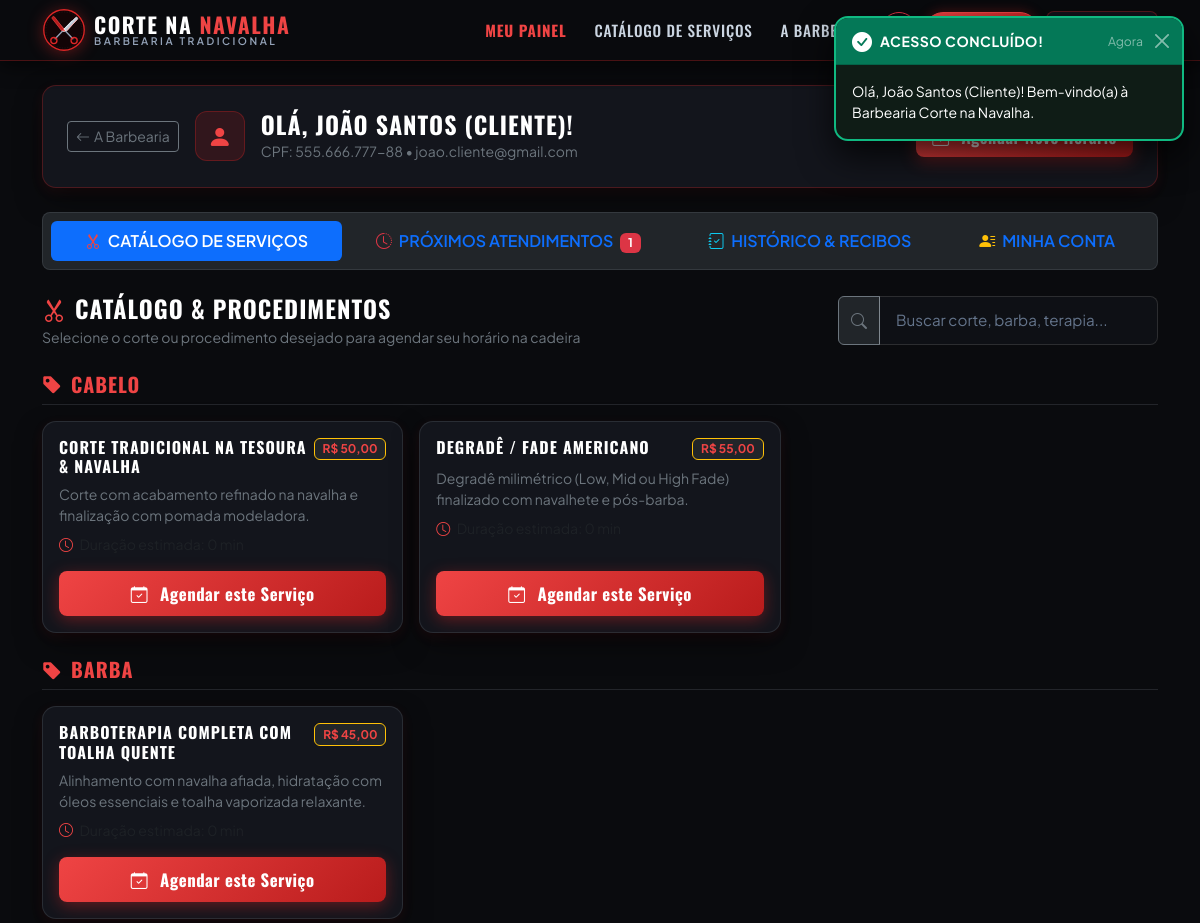
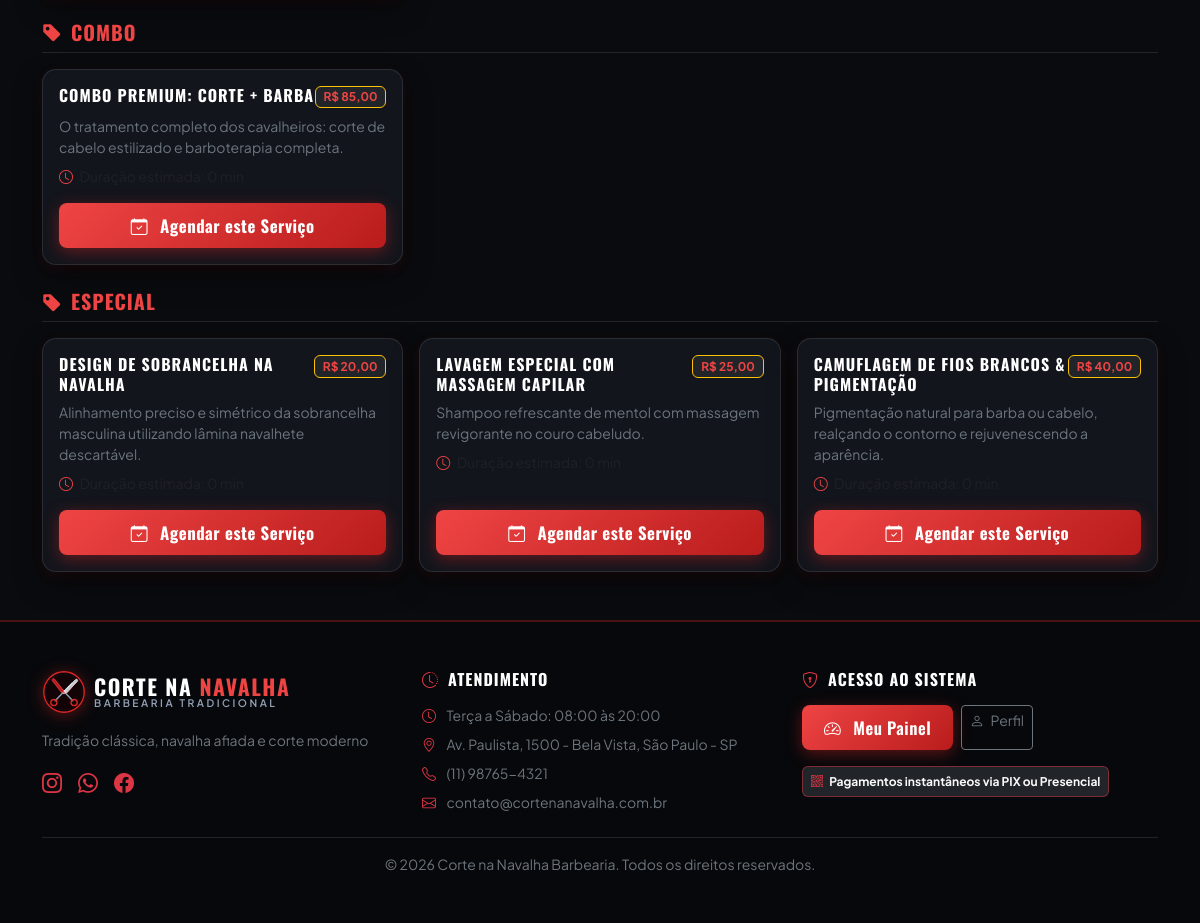
Page /cliente/dashboard.php (signed in) on the committed database (2 pictures, top to bottom).
### tables this page shows
CREATE TABLE IF NOT EXISTS `servicos` (
    `id` INT AUTO_INCREMENT PRIMARY KEY,
    `nome` VARCHAR(100) NOT NULL,
    `descricao` TEXT,
    `preco` DECIMAL(10,2) NOT NULL,
    `tempo_minutos` INT NOT NULL DEFAULT 30,
    `icone` VARCHAR(50) DEFAULT 'bi-scissors',
    `imagem` VARCHAR(255) DEFAULT 'assets/img/servico-corte.jpg',
    `categoria` ENUM('cabelo', 'barba', 'combo', 'especial') NOT NULL DEFAULT 'cabelo',
    `destaque` TINYINT(1) DEFAULT 0,
    `ativo` TINYINT(1) DEFAULT 1,
    `criado_em` TIMESTAMP DEFAULT CURRENT_TIMESTAMP
);

CREATE TABLE IF NOT EXISTS `configuracao_empresa` (
    `id` INT AUTO_INCREMENT PRIMARY KEY,
    `nome_barbearia` VARCHAR(150) NOT NULL DEFAULT 'Corte na Navalha Barbearia',
    `slogan` VARCHAR(255) DEFAULT 'Tradição, estilo e precisão em cada detalhe',
    `cnpj` VARCHAR(20) DEFAULT '12.345.678/0001-90',
    `telefone` VARCHAR(20) DEFAULT '(11) 98765-4321',
    `email` VARCHAR(100) DEFAULT 'contato@cortenanavalha.com.br',
    `endereco` VARCHAR(255) DEFAULT 'Rua dos Barbeiros, 777 - Centro, São Paulo - SP',
    `horario_abertura` TIME DEFAULT '08:00:00',
    `horario_fechamento` TIME DEFAULT '20:00:00',
    `chave_pix_principal` VARCHAR(100) DEFAULT 'pix@cortenanavalha.com.br',
    `tipo_chave_pix` VARCHAR(30) DEFAULT 'E-mail',
    `atualizado_em` TIMESTAMP DEFAULT CURRENT_TIMESTAMP ON UPDATE CURRENT_TIMESTAMP
);

### cliente/dashboard.php (the view, shortened to what the rows shown need)
<?php
require_once __DIR__ . '/../config/db.php';
$pdo = getDBConnection();
$empresa = getEmpresaConfig();
$stmtServ = $pdo->query("SELECT * FROM servicos WHERE ativo = 1 ORDER BY categoria ASC, preco ASC");
$servicosCatalogo = $stmtServ->fetchAll();
$servicosPorCategoria = [];
foreach ($servicosCatalogo as $srv) {
    $cat = $srv['categoria'] ?? 'Geral';
    $servicosPorCategoria[$cat][] = $srv;
}
require_once __DIR__ . '/../includes/header.php';
?>
<div class="container py-4">
    <div class="tab-content" id="painelClienteTabsContent">
        <div class="tab-pane fade show active" id="tab-catalogo" role="tabpanel" aria-labelledby="tab-catalogo-btn">
            <?php if (empty($servicosCatalogo)): ?>
                <div class="barber-card p-5 text-center">
                    <i class="bi bi-scissors text-muted fs-1 mb-2 d-block"></i>
                    <h5 class="text-white">Nenhum serviço disponível no momento.</h5>
                </div>
            <?php else: ?>
                <?php foreach ($servicosPorCategoria as $categoria => $itens): ?>
                    <div class="mb-4 categoria-bloco">
                        <h5 class="text-gold fw-bold text-uppercase border-bottom border-secondary border-opacity-25 pb-2 mb-3">
                            <i class="bi bi-tag-fill me-2"></i><?= htmlspecialchars($categoria) ?>
                        </h5>
                        <div class="row g-3">
                            <?php foreach ($itens as $s): ?>
                                <div class="col-md-6 col-lg-4 item-servico-card">
                                    <div class="barber-card p-3 h-100 d-flex flex-column justify-content-between border border-secondary border-opacity-25 hover-shadow">
                                        <div>
                                            <div class="d-flex justify-content-between align-items-start mb-2">
                                                <h6 class="text-white fw-bold mb-0 servico-nome"><?= htmlspecialchars($s['nome']) ?></h6>
                                                <span class="badge bg-dark border border-warning text-gold fw-bold">
                                                    R$ <?= number_format($s['preco'], 2, ',', '.') ?>
                                                </span>
                                            </div>
                                            <p class="text-secondary small mb-2 servico-desc" style="min-height: 38px;">
                                                <?= htmlspecialchars($s['descricao'] ?? 'Procedimento padrão com navalha e acabamento de alta precisão.') ?>
                                            </p>
                                            <small class="text-muted d-block mb-3">
                                                <i class="bi bi-clock me-1 text-gold"></i> Duração estimada: <?= (int)$s['duracao_minutos'] ?> min
                                            </small>
                                        </div>
                                        <a href="<?= BASE_URL ?>/cliente/agendar.php?servico_id=<?= $s['id'] ?>" class="btn btn-gold btn-sm w-100 fw-bold">
                                            <i class="bi bi-calendar-check me-1"></i> Agendar este Serviço
                                        </a>
                                    </div>
                                </div>
                            <?php endforeach; ?>
                        </div>
                    </div>
                <?php endforeach; ?>
            <?php endif; ?>
        </div>
    </div>
</div>
<?php require_once __DIR__ . '/../includes/footer.php'; ?>

### includes/footer.php (shortened to what the rows shown need)
</main>
<footer class="mt-auto py-5" style="background: #07080b; border-top: 2px solid rgba(220, 38, 38, 0.3);">
    <div class="container">
        <div class="row g-4 mb-4">
            <div class="col-lg-4 col-md-6">
                <div class="mb-3">
                    <?php
                        require __DIR__ . '/logo.php';
                    ?>
                </div>
                <p class="text-secondary small">
                    <?= htmlspecialchars($empresa['slogan'] ?? 'Tradição clássica, navalha afiada e corte moderno.') ?>
                </p>
                <div class="d-flex gap-3 mt-3">
                    <a href="#" class="text-danger fs-5" aria-label="Instagram"><i class="bi bi-instagram"></i></a>
                    <a href="#" class="text-danger fs-5" aria-label="WhatsApp"><i class="bi bi-whatsapp"></i></a>
                    <a href="#" class="text-danger fs-5" aria-label="Facebook"><i class="bi bi-facebook"></i></a>
                </div>
            </div>
            <div class="col-lg-4 col-md-6">
                <ul class="list-unstyled text-secondary small mb-0">
                    <li class="mb-2"><i class="bi bi-clock me-2 text-danger"></i> Terça a Sábado: 08:00 às 20:00</li>
                    <li class="mb-2"><i class="bi bi-geo-alt me-2 text-danger"></i> <?= htmlspecialchars($empresa['endereco'] ?? 'São Paulo - SP') ?></li>
                    <li class="mb-2"><i class="bi bi-telephone me-2 text-danger"></i> <?= htmlspecialchars($empresa['telefone'] ?? '(11) 98765-4321') ?></li>
                    <li><i class="bi bi-envelope me-2 text-danger"></i> <?= htmlspecialchars($empresa['email'] ?? 'contato@cortenanavalha.com.br') ?></li>
                </ul>
            </div>
        </div>
    </div>
</footer>
</body>
</html>

### rows in the picture
servicos: nome "CORTE TRADICIONAL NA TESOURA & NAVALHA", preco "50,00", descricao "Corte com acabamento refinado na navalha e finalização com pomada modeladora."
servicos: nome "DEGRADÊ / FADE AMERICANO", preco "55,00", descricao "Degradê milimétrico (Low, Mid ou High Fade) finalizado com navalhete e pós-barba."
servicos: nome "BARBOTERAPIA COMPLETA COM TOALHA QUENTE", preco "45,00", descricao "Alinhamento com navalha afiada, hidratação com óleos essenciais e toalha vaporizada relaxante."
servicos: nome "COMBO PREMIUM: CORTE + BARBA", preco "85,00", descricao "O tratamento completo dos cavalheiros: corte de cabelo estilizado e barboterapia completa."
servicos: nome "DESIGN DE SOBRANCELHA NA NAVALHA", preco "20,00", descricao "Alinhamento preciso e simétrico da sobrancelha masculina utilizando lâmina navalhete descartável."
servicos: nome "LAVAGEM ESPECIAL COM MASSAGEM CAPILAR", preco "25,00", descricao "Shampoo refrescante de mentol com massagem revigorante no couro cabeludo."
servicos: nome "CAMUFLAGEM DE FIOS BRANCOS & PIGMENTAÇÃO", preco "40,00", descricao "Pigmentação natural para barba ou cabelo, realçando o contorno e rejuvenescendo a aparência."
configuracao_empresa: slogan "Tradição clássica, navalha afiada e corte moderno", endereco "Av. Paulista, 1500 - Bela Vista, São Paulo - SP", telefone "(11) 98765-4321", email "contato@cortenanavalha.com.br"

### other values in the picture
$toast['titulo'] "ACESSO CONCLUÍDO!"
$toast['mensagem'] "Olá, João Santos (Cliente)! Bem-vindo(a) à Barbearia Corte na Navalha."
$usuario['nome'] "JOÃO SANTOS (CLIENTE)"
$usuario['cpf'] "555.666.777-88"
$usuario['email'] "joao.cliente@gmail.com"
count($proximos) "1"
$categoria "CABELO"
$categoria "BARBA"
$categoria "COMBO"
$categoria "ESPECIAL"
